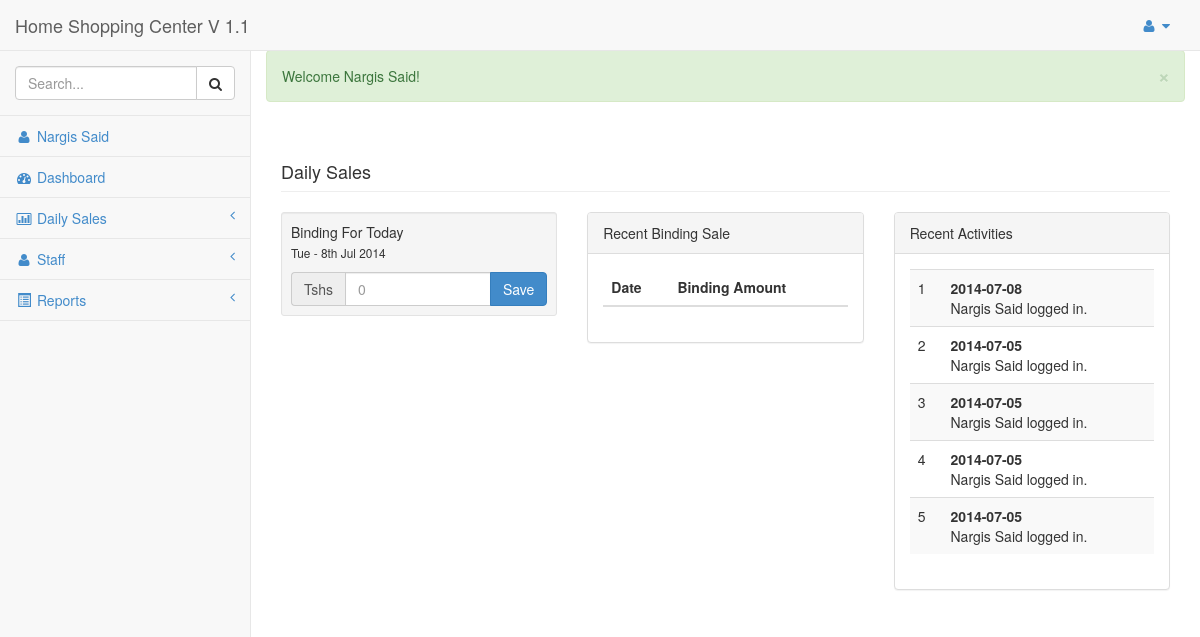
Screenshot of /daily_binding_edit.php (signed in) with the database file from the repository.
### tables this page shows
CREATE TABLE `log` (
  `id` int(11) NOT NULL AUTO_INCREMENT,
  `date` date NOT NULL,
  `user_id` int(11) NOT NULL,
  `branch_id` int(11) NOT NULL,
  `log` varchar(255) NOT NULL,
  PRIMARY KEY (`id`)
);

### includes/global_functions.php (called while the page is built, shortened)
<?php
	function custom_date_format($date){
		$format_date = strtotime( $date );
		$date = date( 'D - jS M o', $format_date );
		return $date;
	}
	function get_today_binding(){
		$today_date = $GLOBALS['today_date'];
		$branch_id = $GLOBALS['branch_id'];
		$results = $GLOBALS['db']->query("SELECT * FROM `binding` WHERE `date` = '$today_date' AND `branch_id` = '$branch_id'");
		$total_amount = 0;
		return number_format($total_amount);
	}
?>

### daily_binding_edit.php (the view, shortened to what this page needs)
<?php require 'includes/global_functions.php'; ?>
<?php include 'includes/top_header.php'; ?>
<?php include 'includes/top_nav.php';?>
<?php include 'includes/side_bar.php'; ?>
<?php include 'includes/header.php'; ?>
<div class="row">
    <div class="col-lg-12">
        <h4 class="page-header"><?php echo $_SESSION['branch_name']; ?> Daily Sales</h4>
    </div>
	<div class='col-lg-4'>
		<div class='well well-sm'>
			<p>Binding For Today <br /> <span class='small'><?php $date = date("Y-m-d"); echo custom_date_format($date)?><p>
			<form action="includes/daily_binding_edit.php" method='get'>
				<div class="input-group">
					<span class="input-group-addon">Tshs</span>
					<input class='form-control' type='number' name='amount' placeholder="<?php echo get_today_binding(); ?>"/>
					<span class="input-group-btn"><button class="btn btn-primary" type="submit">Save</button></span>
				</div>
			</form>
		</div>
	</div>
	<div class="col-lg-4">
        <div class="panel panel-default">
            <div class="panel-heading">Recent Binding Sale</div>
            <div class="panel-body">
				<div class="table-responsive">
                    <table class="table table-striped  table-hover">
						<thead>
							<th>Date</th>
							<th>Binding Amount</th>
						</thead>
							<?php
								$branch_id = $_SESSION['branch_id'];
							?>
                    </table>
                </div>
            </div>
        </div>
    </div>
    <div class="col-lg-4">
        <div class="panel panel-default">
            <div class="panel-heading">Recent Activities</div>
            <div class="panel-body">
				<div class="table-responsive">
                    <table class="table table-striped  table-hover">
						<tbody>
							<?php
								$results = $db -> query("SELECT * FROM `log` WHERE `branch_id` = '$branch_id' ORDER BY `id` DESC LIMIT 5");
								$count = 0;
								while($row = $results->fetch_assoc()){
									$count++;
                        			$log = $row['log'];
									$log_date = $row['date'];
                        			echo "<tr><td>{$count}</td><td><strong>{$log_date}</strong><br />{$log}</td></tr>";
                    			}
							?>
                        </tbody>
                    </table>
                </div>
            </div>
        </div>
    </div>
</div>
<?php include 'includes/footer.php';?>

### css/sb-admin.css (style rules this page uses)
body { padding-top: 100px; background-color: #f8f8f8; }
@media (min-width:768px) { body { padding-top: 50px; } }

### rows the page displays
log: date "2014-07-08", log "Nargis Said logged in."
log: date "2014-07-05", log "Nargis Said logged in."
log: date "2014-07-05", log "Nargis Said logged in."
log: date "2014-07-05", log "Nargis Said logged in."
log: date "2014-07-05", log "Nargis Said logged in."

### other values shown
$full_name "Nargis Said"
$alert_msg "Welcome Nargis Said!"
custom_date_format($date) "Tue - 8th Jul 2014"
